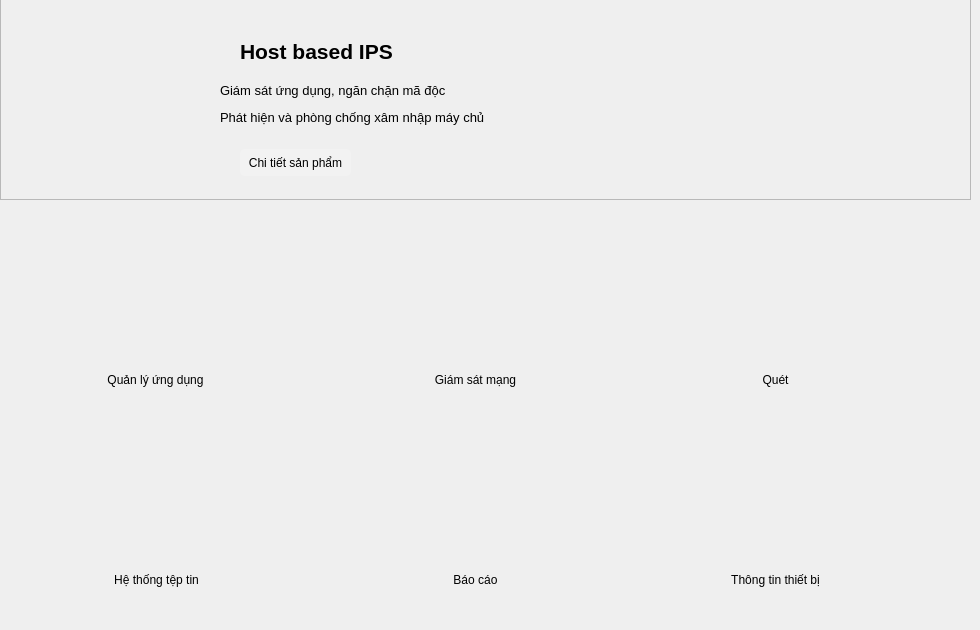
    <widget class="QWidget" name="page_5">
     <widget class="QFrame" name="headerMain">
      <property name="geometry">
       <rect>
        <x>0</x>
        <y>-21</y>
        <width>971</width>
        <height>221</height>
       </rect>
      </property>
      <property name="styleSheet">
       <string notr="true"/>
      </property>
      <property name="frameShape">
       <enum>QFrame::StyledPanel</enum>
      </property>
      <property name="frameShadow">
       <enum>QFrame::Raised</enum>
      </property>
      <widget class="QLabel" name="logo">
       <property name="geometry">
        <rect>
         <x>40</x>
         <y>50</y>
         <width>151</width>
         <height>141</height>
        </rect>
       </property>
       <property name="text">
        <string/>
       </property>
       <property name="pixmap">
        <pixmap>image/internet-security-icon-png-25.png</pixmap>
       </property>
       <property name="scaledContents">
        <bool>true</bool>
       </property>
       <property name="wordWrap">
        <bool>false</bool>
       </property>
      </widget>
      <widget class="QLabel" name="label_36">
       <property name="geometry">
        <rect>
         <x>240</x>
         <y>60</y>
         <width>201</width>
         <height>21</height>
        </rect>
       </property>
       <property name="text">
        <string>&lt;html&gt;&lt;head/&gt;&lt;body&gt;&lt;p&gt;&lt;span style=&quot; font-size:16pt; font-weight:600;&quot;&gt;Host based IPS&lt;/span&gt;&lt;/p&gt;&lt;/body&gt;&lt;/html&gt;</string>
       </property>
      </widget>
      <widget class="QPushButton" name="button_detail">
       <property name="geometry">
        <rect>
         <x>240</x>
         <y>170</y>
         <width>111</width>
         <height>27</height>
        </rect>
       </property>
       <property name="cursor">
        <cursorShape>PointingHandCursor</cursorShape>
       </property>
       <property name="styleSheet">
        <string notr="true">QPushButton {
background: rgba(255,255,255,0.2);
border-radius: 5px;
}

QPushButton::hover {
background: rgba(255,255,255,0.3);
}
</string>
       </property>
       <property name="text">
        <string>Chi tiết sản phẩm</string>
       </property>
      </widget>
      <widget class="QLabel" name="label_37">
       <property name="geometry">
        <rect>
         <x>220</x>
         <y>100</y>
         <width>291</width>
         <height>51</height>
        </rect>
       </property>
       <property name="text">
        <string>&lt;html&gt;&lt;head/&gt;&lt;body&gt;&lt;p&gt;&lt;img src=&quot;icon/check.png&quot;/&gt;&lt;span style=&quot; font-size:10pt;&quot;&gt; Giám sát ứng dụng, ngăn chặn mã độc&lt;/span&gt;&lt;/p&gt;&lt;p&gt;&lt;img src=&quot;icon/check.png&quot;/&gt;&lt;span style=&quot; font-size:10pt;&quot;&gt; Phát hiện và phòng chống xâm nhập máy chủ &lt;/span&gt;&lt;/p&gt;&lt;/body&gt;&lt;/html&gt;</string>
       </property>
      </widget>
     </widget>
     <widget class="QWidget" name="function1" native="true">
      <property name="geometry">
       <rect>
        <x>60</x>
        <y>430</y>
        <width>191</width>
        <height>191</height>
       </rect>
      </property>
      <property name="cursor">
       <cursorShape>PointingHandCursor</cursorShape>
      </property>
      <widget class="QLabel" name="label_38">
       <property name="geometry">
        <rect>
         <x>30</x>
         <y>0</y>
         <width>120</width>
         <height>120</height>
        </rect>
       </property>
       <property name="text">
        <string/>
       </property>
       <property name="pixmap">
        <pixmap>icon/forbidden (3).png</pixmap>
       </property>
       <property name="scaledContents">
        <bool>true</bool>
       </property>
      </widget>
      <widget class="QLabel" name="label_39">
       <property name="geometry">
        <rect>
         <x>6</x>
         <y>140</y>
         <width>181</width>
         <height>20</height>
        </rect>
       </property>
       <property name="text">
        <string>&lt;html&gt;&lt;head/&gt;&lt;body&gt;&lt;p align=&quot;center&quot;&gt;Hệ thống tệp tin&lt;/p&gt;&lt;/body&gt;&lt;/html&gt;</string>
       </property>
      </widget>
     </widget>
     <widget class="QWidget" name="function5" native="true">
      <property name="geometry">
       <rect>
        <x>380</x>
        <y>430</y>
        <width>191</width>
        <height>191</height>
       </rect>
      </property>
      <property name="cursor">
       <cursorShape>PointingHandCursor</cursorShape>
      </property>
      <widget class="QLabel" name="label_42">
       <property name="geometry">
        <rect>
         <x>30</x>
         <y>10</y>
         <width>120</width>
         <height>120</height>
        </rect>
       </property>
       <property name="text">
        <string/>
       </property>
       <property name="pixmap">
        <pixmap>icon/866-8666305_schedule-icon-green-icons-for-report-schedule.png</pixmap>
       </property>
       <property name="scaledContents">
        <bool>true</bool>
       </property>
      </widget>
      <widget class="QLabel" name="label_43">
       <property name="geometry">
        <rect>
         <x>0</x>
         <y>140</y>
         <width>191</width>
         <height>20</height>
        </rect>
       </property>
       <property name="text">
        <string>&lt;html&gt;&lt;head/&gt;&lt;body&gt;&lt;p align=&quot;center&quot;&gt;Báo cáo&lt;/p&gt;&lt;/body&gt;&lt;/html&gt;</string>
       </property>
      </widget>
     </widget>
     <widget class="QWidget" name="function6" native="true">
      <property name="geometry">
       <rect>
        <x>380</x>
        <y>230</y>
        <width>191</width>
        <height>191</height>
       </rect>
      </property>
      <property name="cursor">
       <cursorShape>PointingHandCursor</cursorShape>
      </property>
      <property name="styleSheet">
       <string notr="true"/>
      </property>
      <widget class="QLabel" name="label_46">
       <property name="geometry">
        <rect>
         <x>40</x>
         <y>10</y>
         <width>120</width>
         <height>120</height>
        </rect>
       </property>
       <property name="text">
        <string/>
       </property>
       <property name="pixmap">
        <pixmap>icon/forbidden (2).png</pixmap>
       </property>
       <property name="scaledContents">
        <bool>true</bool>
       </property>
      </widget>
      <widget class="QLabel" name="label_47">
       <property name="geometry">
        <rect>
         <x>0</x>
         <y>140</y>
         <width>191</width>
         <height>20</height>
        </rect>
       </property>
       <property name="text">
        <string>&lt;html&gt;&lt;head/&gt;&lt;body&gt;&lt;p align=&quot;center&quot;&gt;Giám sát mạng&lt;/p&gt;&lt;/body&gt;&lt;/html&gt;</string>
       </property>
      </widget>
     </widget>
     <widget class="QWidget" name="function2" native="true">
      <property name="geometry">
       <rect>
        <x>680</x>
        <y>430</y>
        <width>191</width>
        <height>191</height>
       </rect>
      </property>
      <property name="cursor">
       <cursorShape>PointingHandCursor</cursorShape>
      </property>
      <widget class="QLabel" name="label_48">
       <property name="geometry">
        <rect>
         <x>40</x>
         <y>10</y>
         <width>120</width>
         <height>120</height>
        </rect>
       </property>
       <property name="text">
        <string/>
       </property>
       <property name="pixmap">
        <pixmap>icon/my-computer-computer-icon.png</pixmap>
       </property>
       <property name="scaledContents">
        <bool>true</bool>
       </property>
      </widget>
      <widget class="QLabel" name="label_49">
       <property name="geometry">
        <rect>
         <x>0</x>
         <y>140</y>
         <width>191</width>
         <height>20</height>
        </rect>
       </property>
       <property name="text">
        <string>&lt;html&gt;&lt;head/&gt;&lt;body&gt;&lt;p align=&quot;center&quot;&gt;Thông tin thiết bị&lt;/p&gt;&lt;/body&gt;&lt;/html&gt;</string>
       </property>
      </widget>
     </widget>
     <widget class="QWidget" name="function4" native="true">
      <property name="geometry">
       <rect>
        <x>60</x>
        <y>230</y>
        <width>191</width>
        <height>191</height>
       </rect>
      </property>
      <property name="cursor">
       <cursorShape>PointingHandCursor</cursorShape>
      </property>
      <widget class="QLabel" name="label_50">
       <property name="geometry">
        <rect>
         <x>34</x>
         <y>0</y>
         <width>120</width>
         <height>120</height>
        </rect>
       </property>
       <property name="text">
        <string/>
       </property>
       <property name="pixmap">
        <pixmap>icon/forbidden (5).png</pixmap>
       </property>
       <property name="scaledContents">
        <bool>true</bool>
       </property>
      </widget>
      <widget class="QLabel" name="label_51">
       <property name="geometry">
        <rect>
         <x>0</x>
         <y>140</y>
         <width>191</width>
         <height>20</height>
        </rect>
       </property>
       <property name="text">
        <string>&lt;html&gt;&lt;head/&gt;&lt;body&gt;&lt;p align=&quot;center&quot;&gt;Quản lý ứng dụng&lt;/p&gt;&lt;/body&gt;&lt;/html&gt;</string>
       </property>
      </widget>
     </widget>
     <widget class="QWidget" name="function3" native="true">
      <property name="geometry">
       <rect>
        <x>680</x>
        <y>230</y>
        <width>191</width>
        <height>191</height>
       </rect>
      </property>
      <property name="cursor">
       <cursorShape>PointingHandCursor</cursorShape>
      </property>
      <widget class="QLabel" name="label_56">
       <property name="geometry">
        <rect>
         <x>40</x>
         <y>0</y>
         <width>120</width>
         <height>120</height>
        </rect>
       </property>
       <property name="text">
        <string/>
       </property>
       <property name="pixmap">
        <pixmap>icon/forbidden.png</pixmap>
       </property>
       <property name="scaledContents">
        <bool>true</bool>
       </property>
      </widget>
      <widget class="QLabel" name="label_57">
       <property name="geometry">
        <rect>
         <x>0</x>
         <y>140</y>
         <width>191</width>
         <height>20</height>
        </rect>
       </property>
       <property name="text">
        <string>&lt;html&gt;&lt;head/&gt;&lt;body&gt;&lt;p align=&quot;center&quot;&gt;Quét&lt;/p&gt;&lt;/body&gt;&lt;/html&gt;</string>
       </property>
      </widget>
     </widget>
    </widget>
